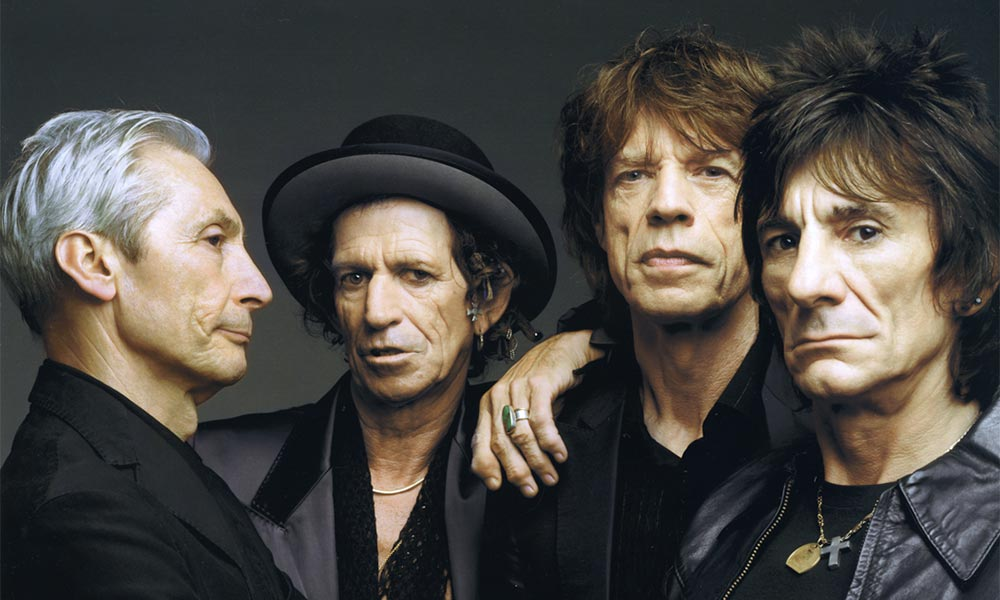
#> input picture Codigo/Clase7/Rollings.jpg, 1000 x 600 px
$ jupyter execute 02-detector-haar.ipynb
#> lines starting #> are read from the running program, lines starting #| are printed output that depends on the picture; after the words box and inside, x2 and y2 are one past the last pixel; in counts of white or black regions, pixels touching at a corner belong together
#### Módulos que necesitamos

[cell 1]
import cv2 as cv
import time

#### Cargamos los clasificadores pre-entrenados

El entrenamiento se basa en los filtros de Haar

Existen varios archivos con clasificadores pre-entrenados disponibles en OpenCV: <br>

- haarcascade_eye_tree_eyeglasses.xml
- haarcascade_mcs_leftear.xml
- haarcascade_eye.xml
- haarcascade_mcs_lefteye.xml
- haarcascade_frontalface_alt2.xml
- haarcascade_mcs_mouth.xml
- haarcascade_frontalface_alt_tree.xml
- haarcascade_mcs_nose.xml
- haarcascade_frontalface_alt.xml
- haarcascade_mcs_rightear.xml
- haarcascade_frontalface_default.xml
- haarcascade_mcs_righteye.xml
- haarcascade_fullbody.xml
- haarcascade_mcs_upperbody.xml
- haarcascade_lefteye_2splits.xml
- haarcascade_profileface.xml
- haarcascade_lowerbody.xml
- haarcascade_righteye_2splits.xml
- haarcascade_mcs_eyepair_big.xml
- haarcascade_smile.xml
- haarcascade_mcs_eyepair_small.xml
- haarcascade_upperbody.xml

[cell 2]
# https://github.com/opencv/opencv/tree/3.4/data/haarcascades

# Leemos los clasificadores pre-entrenados
#--------------------------------------------------------------------------------
face_cascade = cv.CascadeClassifier('haarcascade_frontalface_alt.xml')
eye_cascade = cv.CascadeClassifier('haarcascade_eye.xml')

#### Aplicamos el clasificador en cascada

La función utilizada es la siguiente:

cv2.CascadeClassifier.detectMultiScale(image[, scaleFactor[, minNeighbors[, flags[, minSize[, maxSize]]]]])

Donde:

- __image__ : Matriz del tipo CV_8U que contiene una imagen donde se detectan objetos.
- __scaleFactor__ : parámetro que especifica cuánto se reduce el tamaño de la imagen en cada escala de imagen.
- __minNeighbors__ : parámetro que especifica cuántos vecinos debe tener cada rectángulo candidato para retenerlo. Este parámetro afectará la calidad de las caras detectadas: un valor más alto da como resultado menos detecciones pero con una calidad más alta.
- __flags__ : Parámetro con el mismo significado para una cascada antigua que en la función cvHaarDetectObjects. No se utiliza para una nueva cascada.
- __minSize__ : Tamaño mínimo posible del objeto. Los objetos más pequeños que eso se ignoran.
- __maxSize__ : Tamaño máximo de objeto posible. Los objetos más grandes que eso se ignoran.

El factor de escala se utiliza para crear una pirámide de escala como se muestra en la imagen de abajo. Supongamos que el factor de escala es 1.03, significa que estamos usando un pequeño paso para cambiar el tamaño, es decir, reducimos el tamaño en un 3%, aumentamos la posibilidad de encontrar un tamaño coincidente con el modelo para la detección, aunque es caro.

[cell 3]
# Cargamos la imagen a analizar
#------------------------------
originalImage = cv.imread('Rollings.jpg')
#> originalImage is the input picture: shape (600, 1000, 3); mean B, G, R 67.7, 72.1, 76.1

# Pasamos la imagen a escala de grises
#-------------------------------------
grayImage = cv.cvtColor(originalImage, cv.COLOR_BGR2GRAY)
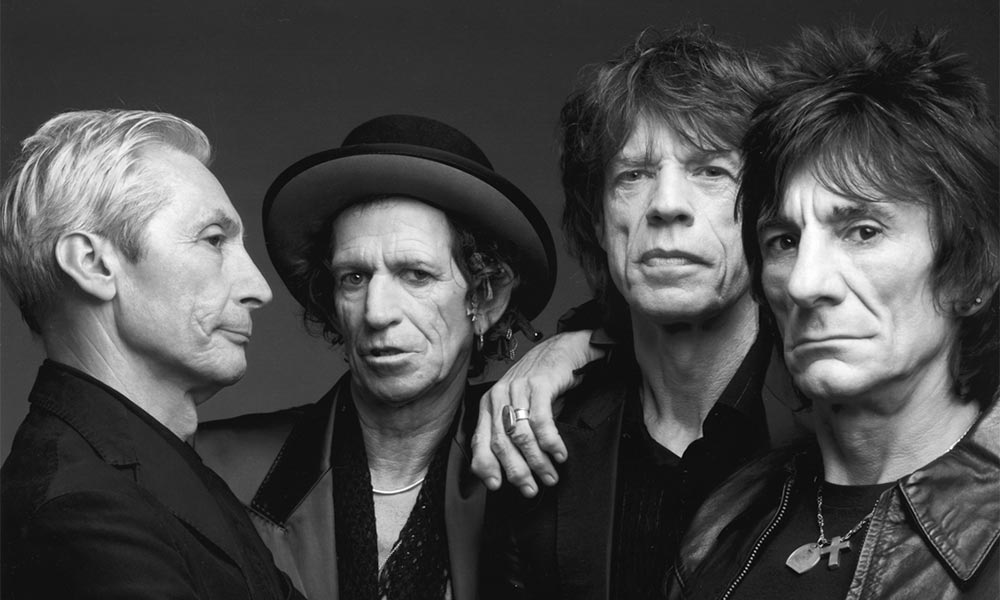
#> grayImage: shape (600, 1000); min 0, max 255, mean 72.8
grayImage = cv.equalizeHist(grayImage)
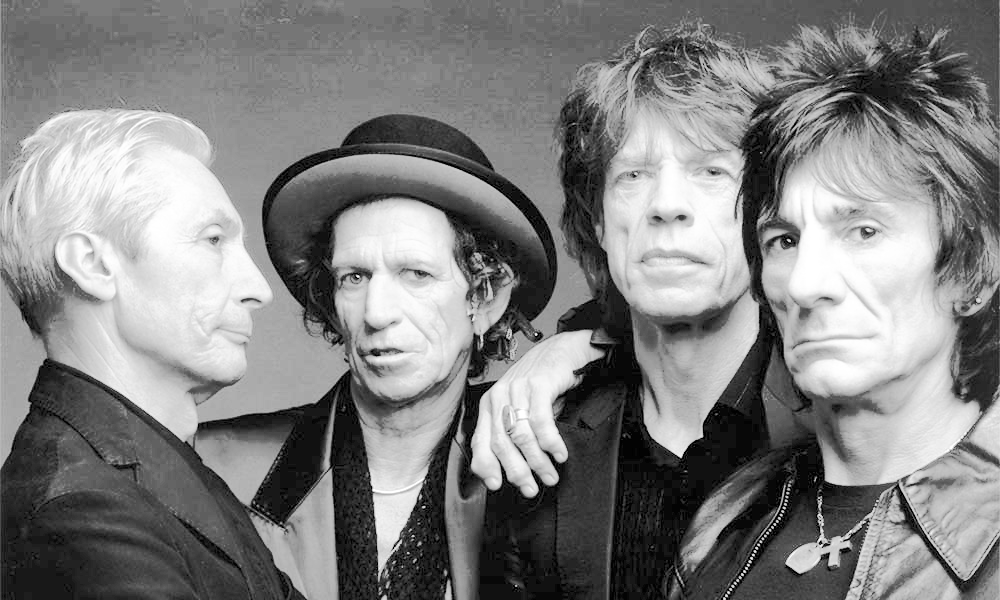
#> grayImage: shape (600, 1000); min 0, max 255, mean 129

# Llamamos al clasificador de Haar (AdaBoost)
#--------------------------------------------
#faces = face_cascade.detectMultiScale(grayImage, 1.012, 5)
faces = face_cascade.detectMultiScale(grayImage, 1.1, 1)#, minSize= (100,130),maxSize=(200,400))
#> faces = [[302, 212, 166, 166], [570, 96, 200, 200], [715, 146, 221, 221]]

# Recorro las caras encontradas
#------------------------------
for (x,y,w,h) in faces:
    # Le dibujamos un rectángulo amarillo
    cv.rectangle(originalImage,(x,y),(x+w,y+h),(255,255,0),2)
    # Definimos las ROIs en la imagen gris y color
    roi_gray = grayImage[y:y+h, x:x+w]
    roi_color = originalImage[y:y+h, x:x+w]
    # Para cada rostro hallado le buscamos los ojos
    eyes = eye_cascade.detectMultiScale(roi_gray, 1.2, 8)
    # En los ojos hallados les dibujamos rectángulos
    for (ex,ey,ew,eh) in eyes:
        cv.rectangle(roi_color,(ex,ey),(ex+ew,ey+eh),(0,255,0),2)
#> this loop made 3 passes
#> (x, y, w, h, eyes) on passes 1 to 3: (302, 212, 166, 166, [[36, 48, 36, 36], [95, 41, 41, 41]]), (570, 96, 200, 200, [[74, 112, 23, 23], [42, 61, 38, 38]]), (715, 146, 221, 221, [[47, 76, 41, 41], [120, 57, 52, 52]])
#> pass 1, `roi_gray = grayImage[y:y+h, x:x+w]`:
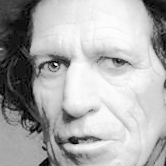
#> roi_gray: shape (166, 166); min 0, max 253, mean 173.2
#> pass 1, `roi_color = originalImage[y:y+h, x:x+w]`:
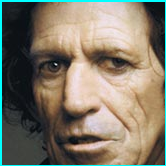
#> roi_color: shape (166, 166, 3); mean B, G, R 105.7, 121, 127.7
#> pass 2, `roi_gray = grayImage[y:y+h, x:x+w]`:
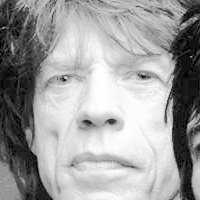
#> roi_gray: shape (200, 200); min 0, max 255, mean 159.4
#> pass 2, `roi_color = originalImage[y:y+h, x:x+w]`:
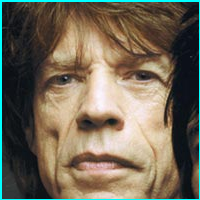
#> roi_color: shape (200, 200, 3); mean B, G, R 87.5, 104.6, 113.6
#> after the loop:
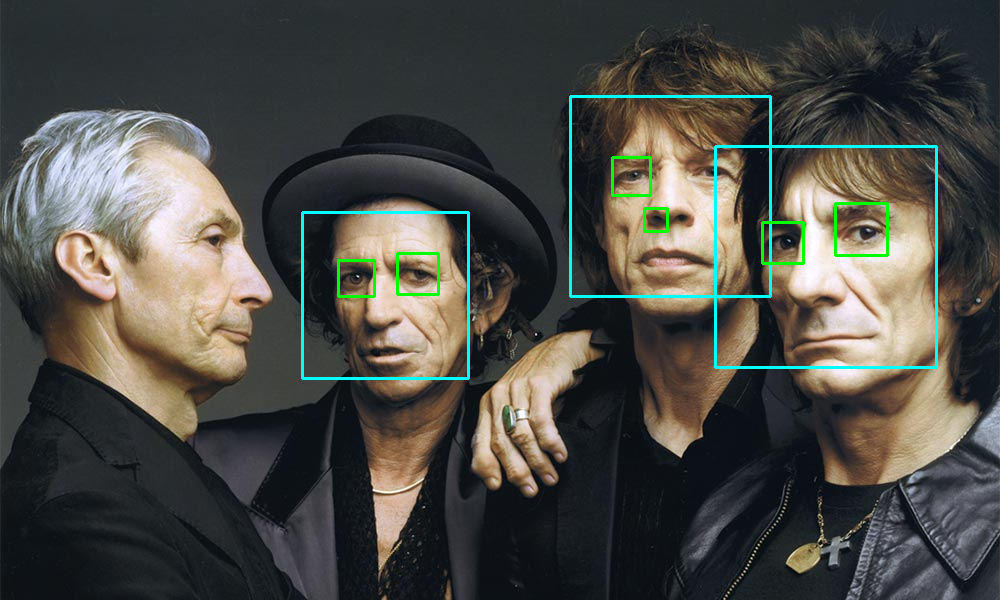
#> originalImage: shape (600, 1000, 3); 1.62% of pixels changed, all inside (x1, y1, x2, y2) = (301, 95, 938, 380)
#> after the loop:
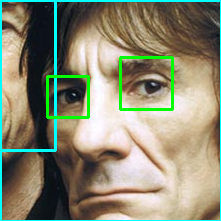
#> roi_color: shape (221, 221, 3); mean B, G, R 113.7, 136.4, 136.2
#> after the loop:
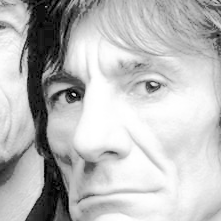
#> roi_gray: shape (221, 221); min 0, max 255, mean 186.6

cv.imshow('Detección de caras con filtros de Haar en cascada',originalImage)
cv.waitKey(0)
cv.destroyAllWindows()

#time.sleep(10)
#cv.destroyAllWindows()
